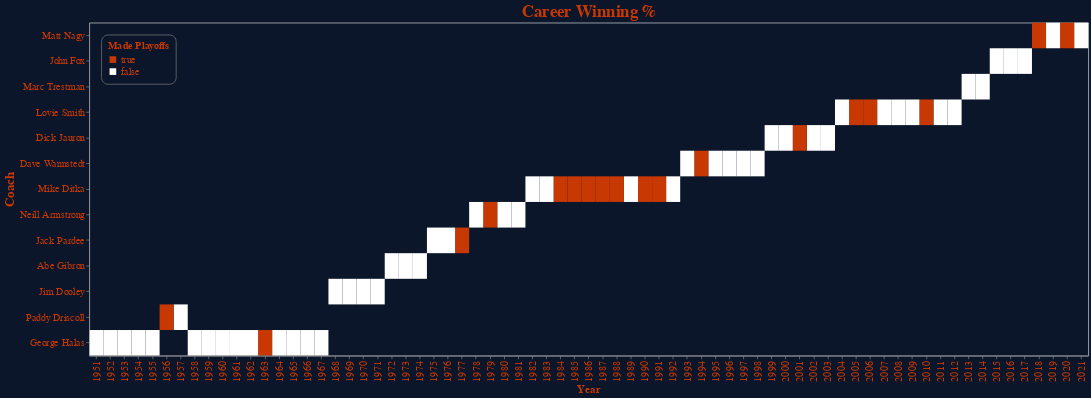

Notebook cell for this chart:
### Code cell
heat

### Figure 1 — Vega-Lite specification as saved in the notebook (floating-point values rounded to 4 significant figures)
{"config": {"view": {"continuousWidth": 400, "continuousHeight": 300}, "axis": {"gridColor": "grey", "gridDash": [6, 4]}, "axisBottom": {"labelColor": "#c83803", "labelFontSize": 15, "titleColor": "#c83803", "titleFontSize": 17}, "axisLeft": {"labelColor": "#c83803", "labelFontSize": 15, "titleColor": "#c83803", "titleFontSize": 20}, "background": "#0B162A", "legend": {"cornerRadius": 10, "fillColor": "#0B162A", "labelColor": "#c83803", "labelFontSize": 15, "orient": "top-left", "padding": 10, "strokeColor": "gray", "titleColor": "#c83803", "titleFontSize": 15}, "title": {"color": "#c83803", "fontSize": 25}}, "data": {"name": "data-98e99584d4c54f6cd344082bd9b408f7"}, "mark": "rect", "encoding": {"color": {"field": "Made Playoffs", "scale": {"domain": [true, false], "range": ["#c83803", "white"]}, "type": "nominal"}, "tooltip": [{"field": "Coach", "title": "Coach", "type": "nominal"}, {"field": "W-L%", "type": "quantitative"}, {"field": "year_min", "title": "Year", "type": "ordinal"}, {"field": "W", "title": "Total Wins", "type": "quantitative"}, {"field": "L", "title": "Losses", "type": "quantitative"}, {"field": "Result", "title": "Result", "type": "nominal"}], "x": {"field": "Year", "title": "Year", "type": "ordinal"}, "y": {"field": "Coach", "sort": {"field": "Year", "order": "descending"}, "title": "Coach", "type": "nominal"}}, "height": 500, "title": "Career Winning %", "width": 1500, "$schema": "https://vega.github.io/schema/vega-lite/v4.17.0.json", "datasets": {"data-98e99584d4c54f6cd344082bd9b408f7": [{"level_0": 0, "index": 1, "Year": 2021.0, "Coach": "Matt Nagy", "G": 17, "W": 6.0, "L": 11.0, "T": 0.0, "W-L%": 0.353, "G.1": null, "W.1": null, "L.1": null, "Result": null, "Offense": "Bill Lazor", "Defense": "Sean Desai", "year_max": 2021.0, "year_min": 2021.0, "Made Playoffs": false}, {"level_0": 1, "index": 2, "Year": 2020.0, "Coach": "Matt Nagy", "G": 16, "W": 8.0, "L": 8.0, "T": 0.0, "W-L%": 0.5, "G.1": 1.0, "W.1": 0.0, "L.1": 1.0, "Result": "Lost WC", "Offense": "Bill Lazor", "Defense": "Chuck Pagano", "year_max": 2020.0, "year_min": 2020.0, "Made Playoffs": true}, {"level_0": 2, "index": 3, "Year": 2019.0, "Coach": "Matt Nagy", "G": 16, "W": 8.0, "L": 8.0, "T": 0.0, "W-L%": 0.5, "G.1": null, "W.1": null, "L.1": null, "Result": null, "Offense": "Mark Helfrich", "Defense": "Chuck Pagano", "year_max": 2019.0, "year_min": 2019.0, "Made Playoffs": false}, {"level_0": 3, "index": 4, "Year": 2018.0, "Coach": "Matt Nagy", "G": 16, "W": 12.0, "L": 4.0, "T": 0.0, "W-L%": 0.75, "G.1": 1.0, "W.1": 0.0, "L.1": 1.0, "Result": "Lost WC", "Offense": "Mark Helfrich", "Defense": "Vic Fangio", "year_max": 2018.0, "year_min": 2018.0, "Made Playoffs": true}, {"level_0": 4, "index": 5, "Year": 2017.0, "Coach": "John Fox", "G": 16, "W": 5.0, "L": 11.0, "T": 0.0, "W-L%": 0.313, "G.1": null, "W.1": null, "L.1": null, "Result": null, "Offense": "Dowell Loggains", "Defense": "Vic Fangio", "year_max": 2017.0, "year_min": 2017.0, "Made Playoffs": false}, {"level_0": 5, "index": 6, "Year": 2016.0, "Coach": "John Fox", "G": 16, "W": 3.0, "L": 13.0, "T": 0.0, "W-L%": 0.188, "G.1": null, "W.1": null, "L.1": null, "Result": null, "Offense": "Dowell Loggains", "Defense": "Vic Fangio", "year_max": 2016.0, "year_min": 2016.0, "Made Playoffs": false}, {"level_0": 6, "index": 7, "Year": 2015.0, "Coach": "John Fox", "G": 16, "W": 6.0, "L": 10.0, "T": 0.0, "W-L%": 0.375, "G.1": null, "W.1": null, "L.1": null, "Result": null, "Offense": "Adam Gase", "Defense": "Vic Fangio", "year_max": 2015.0, "year_min": 2015.0, "Made Playoffs": false}, {"level_0": 7, "index": 8, "Year": 2014.0, "Coach": "Marc Trestman", "G": 16, "W": 5.0, "L": 11.0, "T": 0.0, "W-L%": 0.313, "G.1": 0.0, "W.1": 0.0, "L.1": 0.0, "Result": null, "Offense": "Aaron Kromer", "Defense": "Mel Tucker", "year_max": 2014.0, "year_min": 2014.0, "Made Playoffs": false}, {"level_0": 8, "index": 9, "Year": 2013.0, "Coach": "Marc Trestman", "G": 16, "W": 8.0, "L": 8.0, "T": 0.0, "W-L%": 0.5, "G.1": 0.0, "W.1": 0.0, "L.1": 0.0, "Result": null, "Offense": "Aaron Kromer", "Defense": "Mel Tucker", "year_max": 2013.0, "year_min": 2013.0, "Made Playoffs": false}, {"level_0": 9, "index": 10, "Year": 2012.0, "Coach": "Lovie Smith", "G": 16, "W": 10.0, "L": 6.0, "T": 0.0, "W-L%": 0.625, "G.1": 0.0, "W.1": 0.0, "L.1": 0.0, "Result": null, "Offense": "Mike Tice", "Defense": "Rod Marinelli", "year_max": 2012.0, "year_min": 2012.0, "Made Playoffs": false}, {"level_0": 10, "index": 11, "Year": 2011.0, "Coach": "Lovie Smith", "G": 16, "W": 8.0, "L": 8.0, "T": 0.0, "W-L%": 0.5, "G.1": 0.0, "W.1": 0.0, "L.1": 0.0, "Result": null, "Offense": "Mike Martz", "Defense": "Rod Marinelli", "year_max": 2011.0, "year_min": 2011.0, "Made Playoffs": false}, {"level_0": 11, "index": 12, "Year": 2010.0, "Coach": "Lovie Smith", "G": 16, "W": 11.0, "L": 5.0, "T": 0.0, "W-L%": 0.688, "G.1": 2.0, "W.1": 1.0, "L.1": 1.0, "Result": "Lost Conf", "Offense": "Mike Martz", "Defense": "Rod Marinelli", "year_max": 2010.0, "year_min": 2010.0, "Made Playoffs": true}, {"level_0": 12, "index": 13, "Year": 2009.0, "Coach": "Lovie Smith", "G": 16, "W": 7.0, "L": 9.0, "T": 0.0, "W-L%": 0.438, "G.1": 0.0, "W.1": 0.0, "L.1": 0.0, "Result": null, "Offense": "Ron Turner", "Defense": "Bob Babich", "year_max": 2009.0, "year_min": 2009.0, "Made Playoffs": false}, {"level_0": 13, "index": 14, "Year": 2008.0, "Coach": "Lovie Smith", "G": 16, "W": 9.0, "L": 7.0, "T": 0.0, "W-L%": 0.563, "G.1": 0.0, "W.1": 0.0, "L.1": 0.0, "Result": null, "Offense": "Ron Turner", "Defense": "Bob Babich", "year_max": 2008.0, "year_min": 2008.0, "Made Playoffs": false}, {"level_0": 14, "index": 15, "Year": 2007.0, "Coach": "Lovie Smith", "G": 16, "W": 7.0, "L": 9.0, "T": 0.0, "W-L%": 0.438, "G.1": 0.0, "W.1": 0.0, "L.1": 0.0, "Result": null, "Offense": "Ron Turner", "Defense": "Bob Babich", "year_max": 2007.0, "year_min": 2007.0, "Made Playoffs": false}, {"level_0": 15, "index": 16, "Year": 2006.0, "Coach": "Lovie Smith", "G": 16, "W": 13.0, "L": 3.0, "T": 0.0, "W-L%": 0.813, "G.1": 3.0, "W.1": 2.0, "L.1": 1.0, "Result": "Lost SB", "Offense": "Ron Turner", "Defense": "Ron Rivera", "year_max": 2006.0, "year_min": 2006.0, "Made Playoffs": true}, {"level_0": 16, "index": 17, "Year": 2005.0, "Coach": "Lovie Smith", "G": 16, "W": 11.0, "L": 5.0, "T": 0.0, "W-L%": 0.688, "G.1": 1.0, "W.1": 0.0, "L.1": 1.0, "Result": "Lost Div", "Offense": "Ron Turner", "Defense": "Ron Rivera", "year_max": 2005.0, "year_min": 2005.0, "Made Playoffs": true}, {"level_0": 17, "index": 18, "Year": 2004.0, "Coach": "Lovie Smith", "G": 16, "W": 5.0, "L": 11.0, "T": 0.0, "W-L%": 0.313, "G.1": 0.0, "W.1": 0.0, "L.1": 0.0, "Result": null, "Offense": "Terry Shea", "Defense": "Ron Rivera", "year_max": 2004.0, "year_min": 2004.0, "Made Playoffs": false}, {"level_0": 18, "index": 19, "Year": 2003.0, "Coach": "Dick Jauron", "G": 16, "W": 7.0, "L": 9.0, "T": 0.0, "W-L%": 0.438, "G.1": 0.0, "W.1": 0.0, "L.1": 0.0, "Result": null, "Offense": "John Shoop", "Defense": "Greg Blache", "year_max": 2003.0, "year_min": 2003.0, "Made Playoffs": false}, {"level_0": 19, "index": 20, "Year": 2002.0, "Coach": "Dick Jauron", "G": 16, "W": 4.0, "L": 12.0, "T": 0.0, "W-L%": 0.25, "G.1": 0.0, "W.1": 0.0, "L.1": 0.0, "Result": null, "Offense": "John Shoop", "Defense": "Greg Blache", "year_max": 2002.0, "year_min": 2002.0, "Made Playoffs": false}, {"level_0": 20, "index": 21, "Year": 2001.0, "Coach": "Dick Jauron", "G": 16, "W": 13.0, "L": 3.0, "T": 0.0, "W-L%": 0.813, "G.1": 1.0, "W.1": 0.0, "L.1": 1.0, "Result": "Lost Div", "Offense": "John Shoop", "Defense": "Greg Blache", "year_max": 2001.0, "year_min": 2001.0, "Made Playoffs": true}, {"level_0": 21, "index": 22, "Year": 2000.0, "Coach": "Dick Jauron", "G": 16, "W": 5.0, "L": 11.0, "T": 0.0, "W-L%": 0.313, "G.1": 0.0, "W.1": 0.0, "L.1": 0.0, "Result": null, "Offense": "Gary Crowton", "Defense": "Greg Blache", "year_max": 2000.0, "year_min": 2000.0, "Made Playoffs": false}, {"level_0": 22, "index": 23, "Year": 1999.0, "Coach": "Dick Jauron", "G": 16, "W": 6.0, "L": 10.0, "T": 0.0, "W-L%": 0.375, "G.1": 0.0, "W.1": 0.0, "L.1": 0.0, "Result": null, "Offense": "Gary Crowton", "Defense": "Greg Blache", "year_max": 1999.0, "year_min": 1999.0, "Made Playoffs": false}, {"level_0": 23, "index": 24, "Year": 1998.0, "Coach": "Dave Wannstedt", "G": 16, "W": 4.0, "L": 12.0, "T": 0.0, "W-L%": 0.25, "G.1": 0.0, "W.1": 0.0, "L.1": 0.0, "Result": null, "Offense": "Matt Cavanaugh", "Defense": "Bob Slowik", "year_max": 1998.0, "year_min": 1998.0, "Made Playoffs": false}, {"level_0": 24, "index": 25, "Year": 1997.0, "Coach": "Dave Wannstedt", "G": 16, "W": 4.0, "L": 12.0, "T": 0.0, "W-L%": 0.25, "G.1": 0.0, "W.1": 0.0, "L.1": 0.0, "Result": null, "Offense": "Matt Cavanaugh", "Defense": "Bob Slowik", "year_max": 1997.0, "year_min": 1997.0, "Made Playoffs": false}, {"level_0": 25, "index": 26, "Year": 1996.0, "Coach": "Dave Wannstedt", "G": 16, "W": 7.0, "L": 9.0, "T": 0.0, "W-L%": 0.438, "G.1": 0.0, "W.1": 0.0, "L.1": 0.0, "Result": null, "Offense": "Ron Turner", "Defense": "Bob Slowik", "year_max": 1996.0, "year_min": 1996.0, "Made Playoffs": false}, {"level_0": 26, "index": 27, "Year": 1995.0, "Coach": "Dave Wannstedt", "G": 16, "W": 9.0, "L": 7.0, "T": 0.0, "W-L%": 0.563, "G.1": 0.0, "W.1": 0.0, "L.1": 0.0, "Result": null, "Offense": "Ron Turner", "Defense": "Bob Slowik", "year_max": 1995.0, "year_min": 1995.0, "Made Playoffs": false}, {"level_0": 27, "index": 28, "Year": 1994.0, "Coach": "Dave Wannstedt", "G": 16, "W": 9.0, "L": 7.0, "T": 0.0, "W-L%": 0.563, "G.1": 2.0, "W.1": 1.0, "L.1": 1.0, "Result": "Lost Div", "Offense": "Ron Turner", "Defense": "Bob Slowik", "year_max": 1994.0, "year_min": 1994.0, "Made Playoffs": true}, {"level_0": 28, "index": 29, "Year": 1993.0, "Coach": "Dave Wannstedt", "G": 16, "W": 7.0, "L": 9.0, "T": 0.0, "W-L%": 0.438, "G.1": 0.0, "W.1": 0.0, "L.1": 0.0, "Result": null, "Offense": "Ron Turner", "Defense": "Bob Slowik", "year_max": 1993.0, "year_min": 1993.0, "Made Playoffs": false}, {"level_0": 29, "index": 30, "Year": 1992.0, "Coach": "Mike Ditka", "G": 16, "W": 5.0, "L": 11.0, "T": 0.0, "W-L%": 0.313, "G.1": 0.0, "W.1": 0.0, "L.1": 0.0, "Result": null, "Offense": "Greg Landry", "Defense": "Vince Tobin", "year_max": 1992.0, "year_min": 1992.0, "Made Playoffs": false}, {"level_0": 30, "index": 31, "Year": 1991.0, "Coach": "Mike Ditka", "G": 16, "W": 11.0, "L": 5.0, "T": 0.0, "W-L%": 0.688, "G.1": 1.0, "W.1": 0.0, "L.1": 1.0, "Result": "Lost WC", "Offense": "Greg Landry", "Defense": "Vince Tobin", "year_max": 1991.0, "year_min": 1991.0, "Made Playoffs": true}, {"level_0": 31, "index": 32, "Year": 1990.0, "Coach": "Mike Ditka", "G": 16, "W": 11.0, "L": 5.0, "T": 0.0, "W-L%": 0.688, "G.1": 2.0, "W.1": 1.0, "L.1": 1.0, "Result": "Lost Div", "Offense": "Greg Landry", "Defense": "Vince Tobin", "year_max": 1990.0, "year_min": 1990.0, "Made Playoffs": true}, {"level_0": 32, "index": 33, "Year": 1989.0, "Coach": "Mike Ditka", "G": 16, "W": 6.0, "L": 10.0, "T": 0.0, "W-L%": 0.375, "G.1": 0.0, "W.1": 0.0, "L.1": 0.0, "Result": null, "Offense": "Greg Landry", "Defense": "Vince Tobin", "year_max": 1989.0, "year_min": 1989.0, "Made Playoffs": false}, {"level_0": 33, "index": 34, "Year": 1988.0, "Coach": "Mike Ditka", "G": 16, "W": 12.0, "L": 4.0, "T": 0.0, "W-L%": 0.75, "G.1": 2.0, "W.1": 1.0, "L.1": 1.0, "Result": "Lost Conf", "Offense": "Ed Hughes", "Defense": "Vince Tobin", "year_max": 1988.0, "year_min": 1988.0, "Made Playoffs": true}, {"level_0": 34, "index": 35, "Year": 1987.0, "Coach": "Mike Ditka", "G": 15, "W": 11.0, "L": 4.0, "T": 0.0, "W-L%": 0.733, "G.1": 1.0, "W.1": 0.0, "L.1": 1.0, "Result": "Lost Div", "Offense": "Ed Hughes", "Defense": "Vince Tobin", "year_max": 1987.0, "year_min": 1987.0, "Made Playoffs": true}, {"level_0": 35, "index": 36, "Year": 1986.0, "Coach": "Mike Ditka", "G": 16, "W": 14.0, "L": 2.0, "T": 0.0, "W-L%": 0.875, "G.1": 1.0, "W.1": 0.0, "L.1": 1.0, "Result": "Lost Div", "Offense": "Ed Hughes", "Defense": "Vince Tobin", "year_max": 1986.0, "year_min": 1986.0, "Made Playoffs": true}, {"level_0": 36, "index": 37, "Year": 1985.0, "Coach": "Mike Ditka", "G": 16, "W": 15.0, "L": 1.0, "T": 0.0, "W-L%": 0.938, "G.1": 3.0, "W.1": 3.0, "L.1": 0.0, "Result": "Won SB", "Offense": "Ed Hughes", "Defense": "Buddy Ryan", "year_max": 1985.0, "year_min": 1985.0, "Made Playoffs": true}, {"level_0": 37, "index": 38, "Year": 1984.0, "Coach": "Mike Ditka", "G": 16, "W": 10.0, "L": 6.0, "T": 0.0, "W-L%": 0.625, "G.1": 2.0, "W.1": 1.0, "L.1": 1.0, "Result": "Lost Conf", "Offense": "Ed Hughes", "Defense": "Buddy Ryan", "year_max": 1984.0, "year_min": 1984.0, "Made Playoffs": true}, {"level_0": 38, "index": 39, "Year": 1983.0, "Coach": "Mike Ditka", "G": 16, "W": 8.0, "L": 8.0, "T": 0.0, "W-L%": 0.5, "G.1": 0.0, "W.1": 0.0, "L.1": 0.0, "Result": null, "Offense": "Ed Hughes", "Defense": "Buddy Ryan", "year_max": 1983.0, "year_min": 1983.0, "Made Playoffs": false}, {"level_0": 39, "index": 40, "Year": 1982.0, "Coach": "Mike Ditka", "G": 9, "W": 3.0, "L": 6.0, "T": 0.0, "W-L%": 0.333, "G.1": 0.0, "W.1": 0.0, "L.1": 0.0, "Result": null, "Offense": "Ed Hughes", "Defense": "Buddy Ryan", "year_max": 1982.0, "year_min": 1982.0, "Made Playoffs": false}, {"level_0": 40, "index": 41, "Year": 1981.0, "Coach": "Neill Armstrong", "G": 16, "W": 6.0, "L": 10.0, "T": 0.0, "W-L%": 0.375, "G.1": 0.0, "W.1": 0.0, "L.1": 0.0, "Result": null, "Offense": "Ted Marchibroda", "Defense": "Buddy Ryan", "year_max": 1981.0, "year_min": 1981.0, "Made Playoffs": false}, {"level_0": 41, "index": 42, "Year": 1980.0, "Coach": "Neill Armstrong", "G": 16, "W": 7.0, "L": 9.0, "T": 0.0, "W-L%": 0.438, "G.1": 0.0, "W.1": 0.0, "L.1": 0.0, "Result": null, "Offense": "Ken Meyer", "Defense": "Buddy Ryan", "year_max": 1980.0, "year_min": 1980.0, "Made Playoffs": false}, {"level_0": 42, "index": 43, "Year": 1979.0, "Coach": "Neill Armstrong", "G": 16, "W": 10.0, "L": 6.0, "T": 0.0, "W-L%": 0.625, "G.1": 1.0, "W.1": 0.0, "L.1": 1.0, "Result": "Lost WC", "Offense": "Ken Meyer", "Defense": "Buddy Ryan", "year_max": 1979.0, "year_min": 1979.0, "Made Playoffs": true}, {"level_0": 43, "index": 44, "Year": 1978.0, "Coach": "Neill Armstrong", "G": 16, "W": 7.0, "L": 9.0, "T": 0.0, "W-L%": 0.438, "G.1": 0.0, "W.1": 0.0, "L.1": 0.0, "Result": null, "Offense": "Ken Meyer", "Defense": "Buddy Ryan", "year_max": 1978.0, "year_min": 1978.0, "Made Playoffs": false}, {"level_0": 44, "index": 45, "Year": 1977.0, "Coach": "Jack Pardee", "G": 14, "W": 9.0, "L": 5.0, "T": 0.0, "W-L%": 0.643, "G.1": 1.0, "W.1": 0.0, "L.1": 1.0, "Result": "Lost Div", "Offense": "Sid Gillman", "Defense": null, "year_max": 1977.0, "year_min": 1977.0, "Made Playoffs": true}, {"level_0": 45, "index": 46, "Year": 1976.0, "Coach": "Jack Pardee", "G": 14, "W": 7.0, "L": 7.0, "T": 0.0, "W-L%": 0.5, "G.1": 0.0, "W.1": 0.0, "L.1": 0.0, "Result": null, "Offense": null, "Defense": null, "year_max": 1976.0, "year_min": 1976.0, "Made Playoffs": false}, {"level_0": 46, "index": 47, "Year": 1975.0, "Coach": "Jack Pardee", "G": 14, "W": 4.0, "L": 10.0, "T": 0.0, "W-L%": 0.286, "G.1": 0.0, "W.1": 0.0, "L.1": 0.0, "Result": null, "Offense": null, "Defense": null, "year_max": 1975.0, "year_min": 1975.0, "Made Playoffs": false}, {"level_0": 47, "index": 48, "Year": 1974.0, "Coach": "Abe Gibron", "G": 14, "W": 4.0, "L": 10.0, "T": 0.0, "W-L%": 0.286, "G.1": 0.0, "W.1": 0.0, "L.1": 0.0, "Result": null, "Offense": null, "Defense": null, "year_max": 1974.0, "year_min": 1974.0, "Made Playoffs": false}, {"level_0": 48, "index": 49, "Year": 1973.0, "Coach": "Abe Gibron", "G": 14, "W": 3.0, "L": 11.0, "T": 0.0, "W-L%": 0.214, "G.1": 0.0, "W.1": 0.0, "L.1": 0.0, "Result": null, "Offense": null, "Defense": null, "year_max": 1973.0, "year_min": 1973.0, "Made Playoffs": false}, {"level_0": 49, "index": 50, "Year": 1972.0, "Coach": "Abe Gibron", "G": 14, "W": 4.0, "L": 9.0, "T": 1.0, "W-L%": 0.321, "G.1": 0.0, "W.1": 0.0, "L.1": 0.0, "Result": null, "Offense": null, "Defense": null, "year_max": 1972.0, "year_min": 1972.0, "Made Playoffs": false}, {"level_0": 50, "index": 51, "Year": 1971.0, "Coach": "Jim Dooley", "G": 14, "W": 6.0, "L": 8.0, "T": 0.0, "W-L%": 0.429, "G.1": 0.0, "W.1": 0.0, "L.1": 0.0, "Result": null, "Offense": "Perry Moss", "Defense": null, "year_max": 1971.0, "year_min": 1971.0, "Made Playoffs": false}, {"level_0": 51, "index": 52, "Year": 1970.0, "Coach": "Jim Dooley", "G": 14, "W": 6.0, "L": 8.0, "T": 0.0, "W-L%": 0.429, "G.1": 0.0, "W.1": 0.0, "L.1": 0.0, "Result": null, "Offense": "Perry Moss", "Defense": null, "year_max": 1970.0, "year_min": 1970.0, "Made Playoffs": false}, {"level_0": 52, "index": 53, "Year": 1969.0, "Coach": "Jim Dooley", "G": 14, "W": 1.0, "L": 13.0, "T": 0.0, "W-L%": 0.071, "G.1": 0.0, "W.1": 0.0, "L.1": 0.0, "Result": null, "Offense": null, "Defense": null, "year_max": 1969.0, "year_min": 1969.0, "Made Playoffs": false}, {"level_0": 53, "index": 54, "Year": 1968.0, "Coach": "Jim Dooley", "G": 14, "W": 7.0, "L": 7.0, "T": 0.0, "W-L%": 0.5, "G.1": 0.0, "W.1": 0.0, "L.1": 0.0, "Result": null, "Offense": null, "Defense": null, "year_max": 1968.0, "year_min": 1968.0, "Made Playoffs": false}, {"level_0": 54, "index": 55, "Year": 1967.0, "Coach": "George Halas", "G": 14, "W": 7.0, "L": 6.0, "T": 1.0, "W-L%": 0.538, "G.1": 0.0, "W.1": 0.0, "L.1": 0.0, "Result": null, "Offense": null, "Defense": "Jim Dooley", "year_max": 1967.0, "year_min": 1967.0, "Made Playoffs": false}, {"level_0": 55, "index": 56, "Year": 1966.0, "Coach": "George Halas", "G": 14, "W": 5.0, "L": 7.0, "T": 2.0, "W-L%": 0.417, "G.1": 0.0, "W.1": 0.0, "L.1": 0.0, "Result": null, "Offense": null, "Defense": "Jim Dooley", "year_max": 1966.0, "year_min": 1966.0, "Made Playoffs": false}, {"level_0": 56, "index": 57, "Year": 1965.0, "Coach": "George Halas", "G": 14, "W": 9.0, "L": 5.0, "T": 0.0, "W-L%": 0.643, "G.1": 0.0, "W.1": 0.0, "L.1": 0.0, "Result": null, "Offense": null, "Defense": "George Allen", "year_max": 1965.0, "year_min": 1965.0, "Made Playoffs": false}, {"level_0": 57, "index": 58, "Year": 1964.0, "Coach": "George Halas", "G": 14, "W": 5.0, "L": 9.0, "T": 0.0, "W-L%": 0.357, "G.1": 0.0, "W.1": 0.0, "L.1": 0.0, "Result": null, "Offense": null, "Defense": "George Allen", "year_max": 1964.0, "year_min": 1964.0, "Made Playoffs": false}, {"level_0": 58, "index": 59, "Year": 1963.0, "Coach": "George Halas", "G": 14, "W": 11.0, "L": 1.0, "T": 2.0, "W-L%": 0.917, "G.1": 1.0, "W.1": 1.0, "L.1": 0.0, "Result": "Won Champ", "Offense": null, "Defense": null, "year_max": 1963.0, "year_min": 1963.0, "Made Playoffs": true}, {"level_0": 59, "index": 60, "Year": 1962.0, "Coach": "George Halas", "G": 14, "W": 9.0, "L": 5.0, "T": 0.0, "W-L%": 0.643, "G.1": 0.0, "W.1": 0.0, "L.1": 0.0, "Result": null, "Offense": null, "Defense": "Clark Shaughnessy", "year_max": 1962.0, "year_min": 1962.0, "Made Playoffs": false}, {"level_0": 60, "index": 61, "Year": 1961.0, "Coach": "George Halas", "G": 14, "W": 8.0, "L": 6.0, "T": 0.0, "W-L%": 0.571, "G.1": 0.0, "W.1": 0.0, "L.1": 0.0, "Result": null, "Offense": null, "Defense": "Clark Shaughnessy", "year_max": 1961.0, "year_min": 1961.0, "Made Playoffs": false}, {"level_0": 61, "index": 62, "Year": 1960.0, "Coach": "George Halas", "G": 12, "W": 5.0, "L": 6.0, "T": 1.0, "W-L%": 0.455, "G.1": 0.0, "W.1": 0.0, "L.1": 0.0, "Result": null, "Offense": null, "Defense": "Clark Shaughnessy", "year_max": 1960.0, "year_min": 1960.0, "Made Playoffs": false}, {"level_0": 62, "index": 63, "Year": 1959.0, "Coach": "George Halas", "G": 12, "W": 8.0, "L": 4.0, "T": 0.0, "W-L%": 0.667, "G.1": 0.0, "W.1": 0.0, "L.1": 0.0, "Result": null, "Offense": null, "Defense": "Clark Shaughnessy", "year_max": 1959.0, "year_min": 1959.0, "Made Playoffs": false}, {"level_0": 63, "index": 64, "Year": 1958.0, "Coach": "George Halas", "G": 12, "W": 8.0, "L": 4.0, "T": 0.0, "W-L%": 0.667, "G.1": 0.0, "W.1": 0.0, "L.1": 0.0, "Result": null, "Offense": null, "Defense": null, "year_max": 1958.0, "year_min": 1958.0, "Made Playoffs": false}, {"level_0": 64, "index": 65, "Year": 1957.0, "Coach": "Paddy Driscoll", "G": 12, "W": 5.0, "L": 7.0, "T": 0.0, "W-L%": 0.417, "G.1": 0.0, "W.1": 0.0, "L.1": 0.0, "Result": null, "Offense": null, "Defense": null, "year_max": 1957.0, "year_min": 1957.0, "Made Playoffs": false}, {"level_0": 65, "index": 66, "Year": 1956.0, "Coach": "Paddy Driscoll", "G": 12, "W": 9.0, "L": 2.0, "T": 1.0, "W-L%": 0.818, "G.1": 1.0, "W.1": 0.0, "L.1": 1.0, "Result": "Lost Champ", "Offense": null, "Defense": null, "year_max": 1956.0, "year_min": 1956.0, "Made Playoffs": true}, {"level_0": 66, "index": 67, "Year": 1955.0, "Coach": "George Halas", "G": 12, "W": 8.0, "L": 4.0, "T": 0.0, "W-L%": 0.667, "G.1": 0.0, "W.1": 0.0, "L.1": 0.0, "Result": null, "Offense": null, "Defense": null, "year_max": 1955.0, "year_min": 1955.0, "Made Playoffs": false}, {"level_0": 67, "index": 68, "Year": 1954.0, "Coach": "George Halas", "G": 12, "W": 8.0, "L": 4.0, "T": 0.0, "W-L%": 0.667, "G.1": 0.0, "W.1": 0.0, "L.1": 0.0, "Result": null, "Offense": null, "Defense": null, "year_max": 1954.0, "year_min": 1954.0, "Made Playoffs": false}, {"level_0": 68, "index": 69, "Year": 1953.0, "Coach": "George Halas", "G": 12, "W": 3.0, "L": 8.0, "T": 1.0, "W-L%": 0.273, "G.1": 0.0, "W.1": 0.0, "L.1": 0.0, "Result": null, "Offense": null, "Defense": null, "year_max": 1953.0, "year_min": 1953.0, "Made Playoffs": false}, {"level_0": 69, "index": 70, "Year": 1952.0, "Coach": "George Halas", "G": 12, "W": 5.0, "L": 7.0, "T": 0.0, "W-L%": 0.417, "G.1": 0.0, "W.1": 0.0, "L.1": 0.0, "Result": null, "Offense": null, "Defense": null, "year_max": 1952.0, "year_min": 1952.0, "Made Playoffs": false}, {"level_0": 70, "index": 71, "Year": 1951.0, "Coach": "George Halas", "G": 12, "W": 7.0, "L": 5.0, "T": 0.0, "W-L%": 0.583, "G.1": 0.0, "W.1": 0.0, "L.1": 0.0, "Result": null, "Offense": null, "Defense": null, "year_max": 1951.0, "year_min": 1951.0, "Made Playoffs": false}]}}
